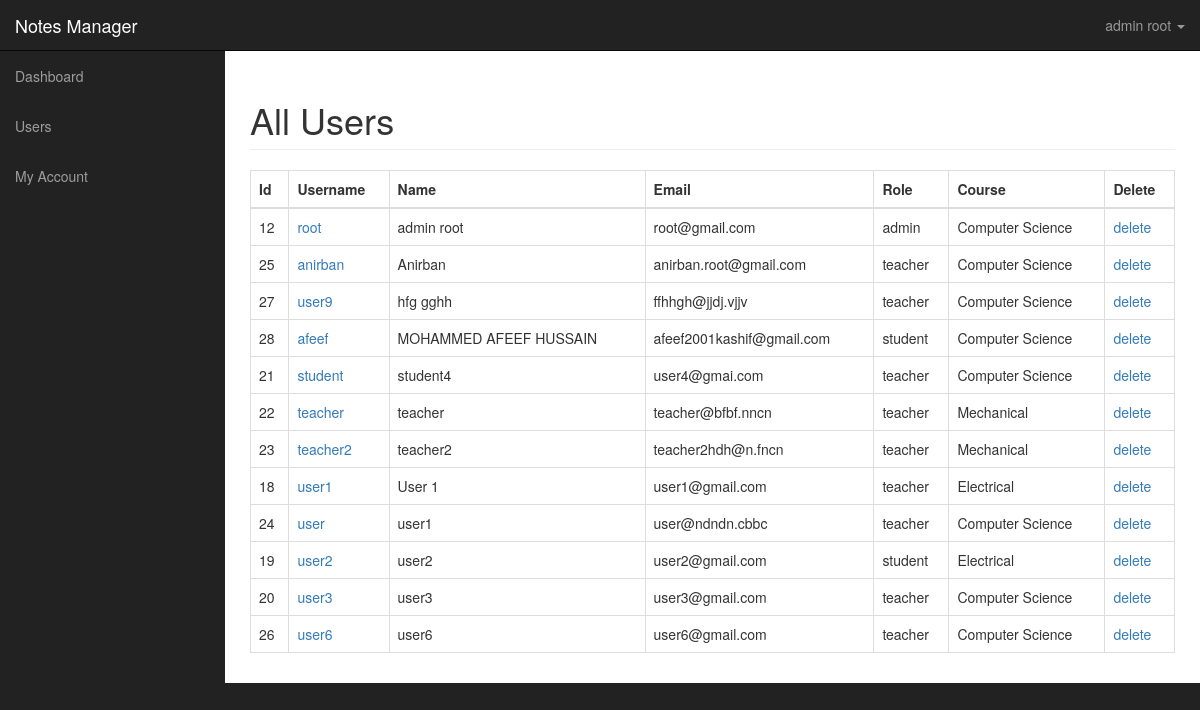
/dashboard/users.php (signed in), run on the app's committed database.
### tables this page shows
CREATE TABLE `users` (
  `id` int(11) NOT NULL,
  `username` varchar(225) NOT NULL,
  `name` varchar(225) NOT NULL,
  `about` varchar(300) NOT NULL DEFAULT 'N/A',
  `role` varchar(225) NOT NULL,
  `email` varchar(225) NOT NULL,
  `token` varchar(225) NOT NULL,
  `gender` varchar(225) NOT NULL,
  `password` varchar(225) NOT NULL,
  `course` varchar(225) NOT NULL,
  `image` varchar(225) NOT NULL DEFAULT 'profile.jpg',
  `joindate` varchar(225) NOT NULL
);

### dashboard/users.php (the view, shortened to what this page needs)
<?php include ('includes/connection.php');
include "includes/adminheader.php"; ?>
<?php if($_SESSION['role'] == 'admin')
{
	?>
	 <div id="wrapper">
    <?php include "includes/adminnav.php"; ?>
        <div id="page-wrapper">
            <div class="container-fluid">
                <div class="row">
                    <div class="col-lg-12">
                        <h1 class="page-header">
                            All Users
                        </h1>
    <table class="table table-bordered table-hover">
    <thead>
        <tr>
            <th>Id</th>
            <th>Username</th>
            <th>Name</th>
            <th>Email</th>
            <th>Role</th>
            <th>Course</th>
            <th>Delete</th>
        </tr>
    </thead>
    <tbody>
        <?php
            $query = "SELECT * FROM users ORDER BY name ASC ";
            $select_users = mysqli_query($conn, $query) or die(mysqli_error($conn));
            if (mysqli_num_rows($select_users) > 0 ) {
            while ($row = mysqli_fetch_array($select_users)) {
                $user_id = $row['id'];
                $username = $row['username'];
                $name = $row['name'];
                $user_email = $row['email'];
                $user_role = $row['role'];
                $user_course = $row['course'];
                echo "<tr>";
                echo "<td>$user_id</td>";
                echo "<td><a href='viewprofile.php?name=$username' target='_blank'> $username</a></td>";
                echo "<td>$name</td>";
                echo "<td>$user_email</td>";
                echo "<td>$user_role</td>";
                echo "<td>$user_course</td>";
                echo "<td><a onClick=\"javascript: return confirm('Are you sure you want to delete this user?')\" href='users.php?delete=$user_id'><i class='fa fa-times fa-lg'></i>delete</a></td>";
                echo "</tr>";
             }
        ?>
    </tbody>
 </table>
<?php
}
    ?>
    <?php } else {
    	header("location: index.php");
    }
    ?>
    </div>
    </div>
    </div>
    </div>
    </div>
</body>
</html>

### dashboard/includes/adminheader.php (shortened to what this page needs)
<!DOCTYPE html>
<html lang="en">
<head>
    <link href="css/bootstrap.min.css" rel="stylesheet">
    <link href="css/sb-admin.css" rel="stylesheet">
</head>
<body>

### dashboard/includes/adminnav.php (shortened to what this page needs)
 <nav class="navbar navbar-inverse navbar-fixed-top" role="navigation">
            <div class="navbar-header">
                <a class="navbar-brand" href="../index.php">Notes Manager</a>
            </div>
            <ul class="nav navbar-right top-nav">
                <li class="dropdown">
                    <a href="#" class="dropdown-toggle" data-toggle="dropdown"><i class="fa fa-user"></i> <?php echo $_SESSION['name']; ?> <b class="caret"></b></a>
                </li>
            </ul>
<div class="collapse navbar-collapse navbar-ex1-collapse">
                <ul class="nav navbar-nav side-nav">
                    <li>
                        <a href="index.php" class="active"><i class="fa fa-fw fa-dashboard"></i> Dashboard</a>
                    </li>
                <?php if($_SESSION['role'] == 'admin') {
                    ?>
                   <li>
                         <a href="javascript:;" data-toggle="collapse" data-target="#user"><i class="fa fa-fw fa-users"></i> Users <i class="fa fa-fw fa-caret-down"></i></a>
                    </li>
                    <li>
                        <a href="javascript:;" class="dropdown-toggle" data-toggle="collapse" data-target="#posts"><i class="fa fa-fw fa-file-text"></i> My Account <i class="fa fa-fw fa-caret-down"></i></a>
                        </li>
<?php } ?>
                </ul>
            </div>
        </nav>

### dashboard/css/sb-admin.css (style rules this page uses)
body { margin-top: 100px; background-color: #222; }
@media (min-width:768px) { body { margin-top: 50px; } }
#wrapper { padding-left: 0; }
#page-wrapper { width: 100%; padding: 0; background-color: #fff; }
@media (min-width:768px) { #wrapper { padding-left: 225px; } }
@media (min-width:768px) { #page-wrapper { padding: 10px; } }
.top-nav { padding: 0 15px; }
.top-nav>li { display: inline-block; float: left; }
.top-nav>li>a { padding-top: 15px; padding-bottom: 15px; line-height: 20px; color: #999; }
@media (min-width:768px) { .side-nav { position: fixed; top: 51px; left: 225px; width: 225px; margin-left: -225px; border: none; border-radius: 0; overflow-y: auto; background-color: #222; bottom: 0; overflow-x: hidden; padding-bottom: 40px; } }
@media (min-width:768px) { .side-nav>li>a { width: 225px; } }

### data on the page
users: id "12", username "root", name "admin root", email "root@gmail.com", role "admin", course "Computer Science"
users: id "25", username "anirban", name "Anirban", email "anirban.root@gmail.com", role "teacher", course "Computer Science"
users: id "27", username "user9", name "hfg gghh", email "ffhhgh@jjdj.vjjv", role "teacher", course "Computer Science"
users: id "28", username "afeef", name "MOHAMMED AFEEF HUSSAIN", email "afeef2001kashif@gmail.com", role "student", course "Computer Science"
users: id "21", username "student", name "student4", email "user4@gmai.com", role "teacher", course "Computer Science"
users: id "22", username "teacher", name "teacher", email "teacher@bfbf.nncn", role "teacher", course "Mechanical"
users: id "23", username "teacher2", name "teacher2", email "teacher2hdh@n.fncn", role "teacher", course "Mechanical"
users: id "18", username "user1", name "User 1", email "user1@gmail.com", role "teacher", course "Electrical"
users: id "24", username "user", name "user1", email "user@ndndn.cbbc", role "teacher", course "Computer Science"
users: id "19", username "user2", name "user2", email "user2@gmail.com", role "student", course "Electrical"
users: id "20", username "user3", name "user3", email "user3@gmail.com", role "teacher", course "Computer Science"
users: id "26", username "user6", name "user6", email "user6@gmail.com", role "teacher", course "Computer Science"

### other printed values
$_SESSION['name'] "admin root"
